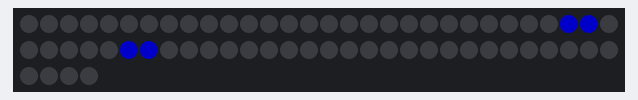
The sketch below on a simulated Arduino Uno, built with avr-gcc and run on an emulated ATmega328P. Parts: 64 RGB LEDs in strip order, left to right, continuing on the next row. Dim RGB values are drawn brighter than linear.

Above: at 0.1 s.
At 2.1 s:
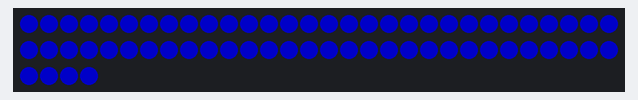
At 3.34 s:
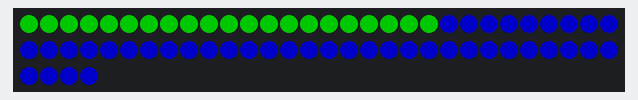
At 4.7 s:
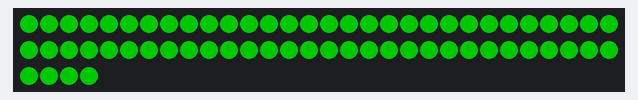
At 6.91 s:
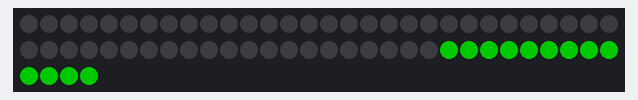
At 17.3 s:
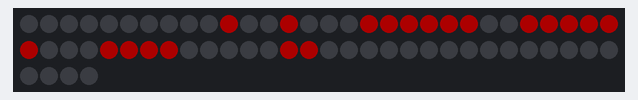

The sketch:

sketch.ino
```cpp
#include <Adafruit_NeoPixel.h>

#define PIN 3
#define NUMPIXELS 64

Adafruit_NeoPixel pixels(NUMPIXELS, PIN, NEO_GRB + NEO_KHZ800);

void setup() {
  pixels.begin();
  pixels.setBrightness(100);
  pixels.show();
}

// Функция получения индекса светодиода по его координатам
int getLedIndex(int x, int y) {
  if (x < 0 || x > 7 || y < 0 || y > 7) return -1;
  if (y % 2 == 0) {
    return (y * 8) + 7 - x;
  } else {
    return (y * 8) + x;
  }
}

// Функция-обертка для рисования
void drawPixel(int x, int y, uint32_t color) {
  int index = getLedIndex(x, y);
  if (index != -1) {
    pixels.setPixelColor(index, color);
  }
}

// Функция для отрисовки картинки на матрице
void drawFrame(uint8_t frame[8][8], uint32_t color) {
  pixels.clear();
  for(int y = 0; y < 8; y++) {
    for(int x = 0; x < 8; x++) {
      if (frame[y][x] == 1) {
        drawPixel(x, y, color); // Зажигаем только те, где прописана единица
      }
    }
  }
  pixels.show(); // Отправляем данные на матрицу
}

uint8_t frame1[8][8] = {
  {0,0,0,0,0,0,0,0},
  {0,0,0,0,0,0,0,0},
  {0,0,0,0,0,0,0,0},
  {0,0,0,1,1,0,0,0},
  {0,0,0,1,1,0,0,0},
  {0,0,0,0,0,0,0,0},
  {0,0,0,0,0,0,0,0},
  {0,0,0,0,0,0,0,0}
};

uint8_t frame2[8][8] = {
  {0,0,0,0,0,0,0,0},
  {0,0,0,0,0,0,0,0},
  {0,0,1,1,1,1,0,0},
  {0,0,1,0,0,1,0,0},
  {0,0,1,0,0,1,0,0},
  {0,0,1,1,1,1,0,0},
  {0,0,0,0,0,0,0,0},
  {0,0,0,0,0,0,0,0}
};

uint8_t frame3[8][8] = {
  {0,0,0,0,0,0,0,0},
  {0,1,1,1,1,1,1,0},
  {0,1,0,0,0,0,1,0},
  {0,1,0,0,0,0,1,0},
  {0,1,0,0,0,0,1,0},
  {0,1,0,0,0,0,1,0},
  {0,1,1,1,1,1,1,0},
  {0,0,0,0,0,0,0,0}
};

uint8_t frame4[8][8] = {
  {1,1,1,1,1,1,1,1},
  {1,0,0,0,0,0,0,1},
  {1,0,0,0,0,0,0,1},
  {1,0,0,0,0,0,0,1},
  {1,0,0,0,0,0,0,1},
  {1,0,0,0,0,0,0,1},
  {1,0,0,0,0,0,0,1},
  {1,1,1,1,1,1,1,1}
};

uint8_t frame5[8][8] = {
  {1,1,1,1,1,1,1,1},
  {1,1,1,1,1,1,1,1},
  {1,1,1,1,1,1,1,1},
  {1,1,1,1,1,1,1,1},
  {1,1,1,1,1,1,1,1},
  {1,1,1,1,1,1,1,1},
  {1,1,1,1,1,1,1,1},
  {1,1,1,1,1,1,1,1}
};

uint8_t heart[8][8] = {
  {0,0,0,0,0,0,0,0},
  {0,0,1,0,0,1,0,0},
  {0,1,1,1,1,1,1,0},
  {0,1,1,1,1,1,1,0},
  {0,0,1,1,1,1,0,0},
  {0,0,0,1,1,0,0,0},
  {0,0,0,0,0,0,0,0},
  {0,0,0,0,0,0,0,0}
};

void loop() {
  //1. Анимация "Расходящиеся квадраты"
  drawFrame(frame1, pixels.Color(0, 0, 255));
  delay(500);

  drawFrame(frame2, pixels.Color(0, 0, 255));
  delay(500);

  drawFrame(frame3, pixels.Color(0, 0, 255));
  delay(500);

  drawFrame(frame4, pixels.Color(0, 0, 255));
  delay(500);

  drawFrame(frame5, pixels.Color(0, 0, 255));
  delay(500);

  // 2. Анимация "Змейка"
  // По очереди зажигаем светодиоды зеленым цветом
  for(int i = 0; i < NUMPIXELS; i++) {
    pixels.setPixelColor(i, pixels.Color(0, 255, 0));
    pixels.show();
    delay(30);
  }

  delay(500); // Небольшая пауза

  // Так же по очереди их гасим
  for(int i = 0; i < NUMPIXELS; i++) {
    pixels.setPixelColor(i, pixels.Color(0, 0, 0)); // Выключить цвет
    pixels.show();
    delay(30);
  }

  delay(500);

  //3. Анимация "Сердце"

  for (int i = 0; i < 10; ++i) {
    drawFrame(heart, pixels.Color(255, 0, 0));
    delay(500);
    drawFrame(heart, pixels.Color(125, 0, 0));
    delay(500);
  }
}
```

Measured:
- by itself, everything shown: repeats every 17.8 s, in 41 steps
- what the display in image 5 shows lasts 0.5 s, from 17.3 s to 17.8 s
